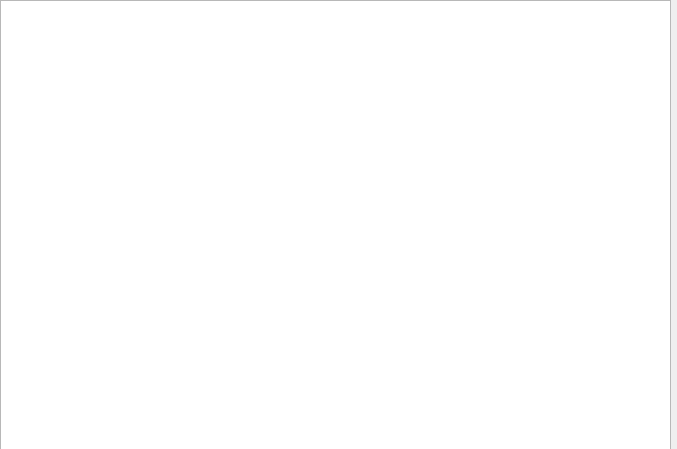
<?xml version="1.0" encoding="UTF-8"?>
<ui version="4.0">
 <class>LeaderBoard</class>
 <widget class="QWidget" name="LeaderBoard">
  <property name="geometry">
   <rect>
    <x>0</x>
    <y>0</y>
    <width>677</width>
    <height>449</height>
   </rect>
  </property>
  <property name="windowTitle">
   <string>Form</string>
  </property>
  <widget class="QTableWidget" name="tableWidget">
   <property name="geometry">
    <rect>
     <x>0</x>
     <y>0</y>
     <width>671</width>
     <height>451</height>
    </rect>
   </property>
  </widget>
 </widget>
 <resources/>
 <connections/>
</ui>
